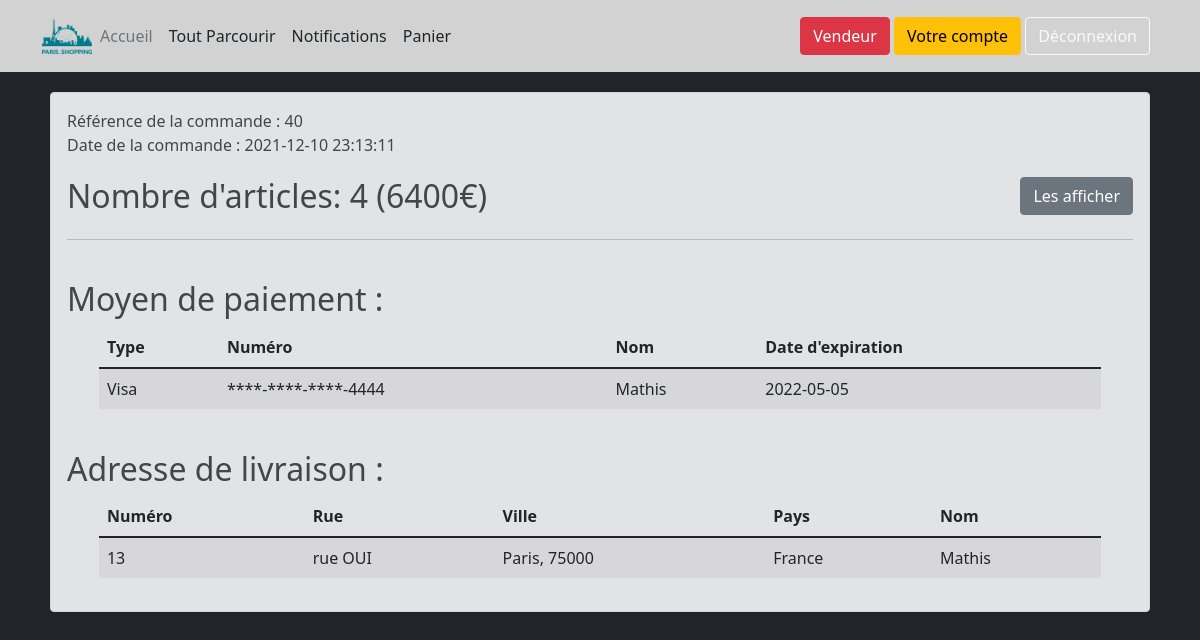
/index.php?page=commande&id=40 (signed in), run on the app's committed database.
### tables this page shows
CREATE TABLE IF NOT EXISTS `commandelog` (
  `idCommandeLog` int(11) NOT NULL AUTO_INCREMENT,
  `dateCommande` datetime NOT NULL,
  `utilisateurId` int(5) UNSIGNED NOT NULL DEFAULT '0',
  `idAdresseLog` int(11) NOT NULL,
  `idPaiementLog` int(11) NOT NULL,
  PRIMARY KEY (`idCommandeLog`),
  KEY `RefUtilisateurId` (`utilisateurId`),
  KEY `RefidAdresseLog` (`idAdresseLog`),
  KEY `RefidPaiementLog` (`idPaiementLog`)
);

CREATE TABLE IF NOT EXISTS `paiementlog` (
  `idPaiementLog` int(11) NOT NULL AUTO_INCREMENT,
  `typeCarte` varchar(100) NOT NULL,
  `numeroCarte` varchar(100) NOT NULL,
  `nomCarte` varchar(255) NOT NULL,
  `dateExpiration` date NOT NULL,
  `codeSecurite` varchar(4) NOT NULL,
  `idCommandeLog` int(11) DEFAULT NULL,
  PRIMARY KEY (`idPaiementLog`),
  KEY `RefidCommandeLog` (`idCommandeLog`)
);

CREATE TABLE IF NOT EXISTS `adresselog` (
  `idAdresseLog` int(11) NOT NULL AUTO_INCREMENT,
  `numeroVoie` varchar(100) DEFAULT NULL,
  `rue` varchar(100) NOT NULL,
  `ville` varchar(100) NOT NULL,
  `codePostal` int(11) NOT NULL,
  `nom` varchar(100) NOT NULL,
  `idCommandeLog` int(11) DEFAULT NULL,
  `pays` varchar(100) NOT NULL,
  PRIMARY KEY (`idAdresseLog`),
  KEY `RefidCommandeLog` (`idCommandeLog`)
);

### src/bdd/connectBDD.php (called while the page is built, shortened)
<?php
function requeteSqlArray($requeteString, $pdo)
{
    $query = $pdo->query($requeteString);
    return $query->fetchAll();
}

### src/view/page/commande.php (the view, shortened to what this page needs)
<?php
     if(isset($_GET['id'])){
        $commande = requeteSqlArray("SELECT * from commandeLog where idCommandeLog = '{$_GET['id']}' and utilisateurId = '{$_SESSION['idUtilisateur']}'",$pdo);
        if(sizeof($commande)==1 ){
            $paiementLog = requeteSqlArray("SELECT * from paiementLog WHERE idCommandeLog = '{$commande[0]['idCommandeLog']}'",$pdo);
            $adresseLog = requeteSqlArray("SELECT * from adresseLog WHERE idCommandeLog = '{$commande[0]['idCommandeLog']}'",$pdo);
            $totalPrix=0;
            $articlesLog = requeteSqlArray("SELECT * from articleLog WHERE commandeLogId = '{$commande[0]['idCommandeLog']}'",$pdo);
            foreach($articlesLog as $a){
                $totalPrix+=$a['prixAchat'];
            }
        }
    }
?>
<?php if(!isset($_GET['id']) ||sizeof($commande)==0 || sizeof($commande)>1 || !LOGGED) : ?>
    <div class="d-flex justify-content-center text-danger">Aucune commande trouvée</div>
<?php else : ?>
    <div class="alert alert-secondary" >
        <div>Référence de la commande : <?php echo $commande[0]['idCommandeLog'] ;?></div>
        <div>Date de la commande : <?php echo $commande[0]['dateCommande'] ?></div>
        <div class="flexEspaceEntre" style="margin-top:20px;">
            <h2 >Nombre d'articles: <?php echo count($articlesLog); ?> (<?php echo $totalPrix; ?>€)</h2>
            <div>
                <button id="afficherArticles" type="button" style="color:white" class="btn btn-secondary " onclick="afficherOuPas('articlesLogs')">Les afficher</button></h1>
            </div>
        </div>
   <hr>
            <h2 class="text" style='margin-top:40px;'>Moyen de paiement :</h2>
        <div id="paiementAffichage" style="margin:3%;margin-top:0px;">
            <table class="table table-striped"  >
                <thead>
                    <tr>
                        <th scope="col">Type</th>
                        <th scope="col">Numéro</th>
                        <th scope="col">Nom</th>
                        <th scope="col">Date d'expiration</th>
                    </tr>
                </thead>
                <tbody>
                            <tr>
                                <?php
                                echo "<td>". $paiementLog[0]['typeCarte'] ."</td>";
                                echo  "<td>****-****-****-" . substr($paiementLog[0]['numeroCarte'], -4)."</td>";
                                echo "<td>". $paiementLog[0]['nomCarte']."</td>";
                                echo "<td>".  $paiementLog[0]['dateExpiration']."</td>";
                                ?>
                            </tr>
                </tbody>
            </table>
        </div>
        <h2 class="text" style='margin-top:40px;'>Adresse de livraison :</h2>
        <div id="adresseAffichage" style="margin:3%;margin-top:0px;margin-bottom:0px;">
            <table class="table table-striped"  >
                <thead>
                    <tr>
                    <th scope="col">Numéro</th>
                    <th scope="col">Rue</th>
                    <th scope="col">Ville</th>
                    <th scope="col">Pays</th>
                    <th scope="col">Nom</th>
                    </tr>
                </thead>
                <tbody>
                            <tr>
                                <?php
                                echo "<td>". $adresseLog[0]['numeroVoie'] ."</td>";
                                echo  "<td>" . $adresseLog[0]['rue']."</td>";
                                echo "<td>". $adresseLog[0]['ville'].", " . $adresseLog[0]['codePostal']."</td>";
                                echo "<td>". $adresseLog[0]['pays']."</td>";
                                echo "<td>".  $adresseLog[0]['nom']."</td>";
                                ?>
                            </tr>
                </tbody>
            </table>
        </div>
     </div>
<?php endif; ?>

### src/css/main.css (style rules this page uses)
body { --bs-bg-opacity: 1; background-color: rgba(var(--bs-dark-rgb),var(--bs-bg-opacity))!important; margin: 0 0 10%; padding:0; height:100%; min-height: 100vh; }
html, body { height: 100%; }
.flexEspaceEntre { display: flex; flex-direction: row; justify-content: space-between; }

### data on the page
commandelog: idCommandeLog "40", dateCommande "2021-12-10 23:13:11"
paiementlog: typeCarte "Visa", numeroCarte "4444", nomCarte "Mathis", dateExpiration "2022-05-05"
adresselog: numeroVoie "13", rue "rue OUI", ville "Paris", codePostal "75000", pays "France", nom "Mathis"

### other printed values
count($articlesLog) "4"
$totalPrix "6400"
